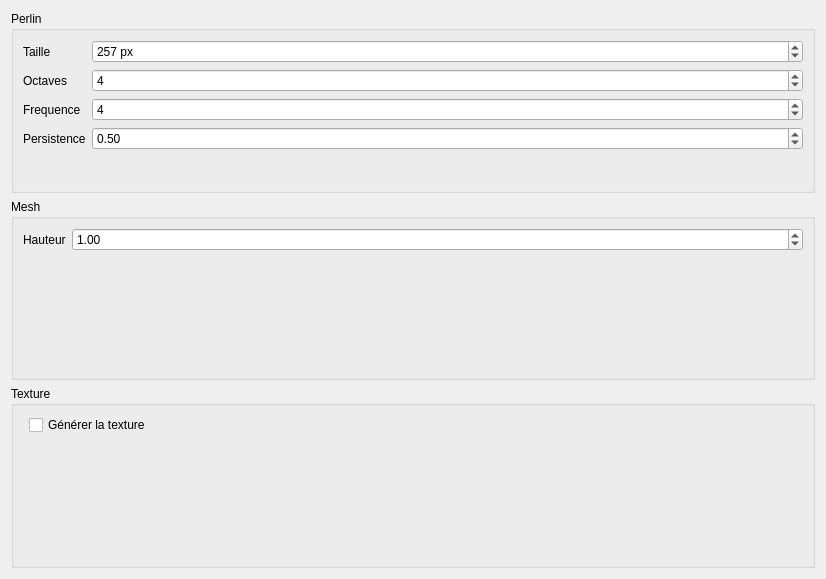
<?xml version="1.0" encoding="UTF-8"?>
<ui version="4.0">
 <class>PanelTerrain</class>
 <widget class="QWidget" name="PanelTerrain">
  <property name="geometry">
   <rect>
    <x>0</x>
    <y>0</y>
    <width>826</width>
    <height>579</height>
   </rect>
  </property>
  <property name="sizePolicy">
   <sizepolicy hsizetype="Preferred" vsizetype="Minimum">
    <horstretch>0</horstretch>
    <verstretch>0</verstretch>
   </sizepolicy>
  </property>
  <property name="windowTitle">
   <string>Form</string>
  </property>
  <layout class="QVBoxLayout" name="verticalLayout">
   <item>
    <widget class="QGroupBox" name="groupBox">
     <property name="title">
      <string>Perlin</string>
     </property>
     <layout class="QFormLayout" name="formLayout_2">
      <item row="0" column="0">
       <widget class="QLabel" name="label">
        <property name="text">
         <string>Taille</string>
        </property>
       </widget>
      </item>
      <item row="0" column="1">
       <widget class="QSpinBox" name="size_field">
        <property name="suffix">
         <string> px</string>
        </property>
        <property name="minimum">
         <number>1</number>
        </property>
        <property name="maximum">
         <number>2049</number>
        </property>
        <property name="value">
         <number>257</number>
        </property>
       </widget>
      </item>
      <item row="1" column="0">
       <widget class="QLabel" name="label_2">
        <property name="text">
         <string>Octaves</string>
        </property>
       </widget>
      </item>
      <item row="1" column="1">
       <widget class="QSpinBox" name="octaves_field">
        <property name="minimum">
         <number>1</number>
        </property>
        <property name="maximum">
         <number>20</number>
        </property>
        <property name="value">
         <number>4</number>
        </property>
       </widget>
      </item>
      <item row="2" column="0">
       <widget class="QLabel" name="label_4">
        <property name="text">
         <string>Frequence</string>
        </property>
       </widget>
      </item>
      <item row="2" column="1">
       <widget class="QSpinBox" name="frequency_field">
        <property name="minimum">
         <number>2</number>
        </property>
        <property name="maximum">
         <number>100</number>
        </property>
        <property name="value">
         <number>4</number>
        </property>
       </widget>
      </item>
      <item row="3" column="0">
       <widget class="QLabel" name="label_3">
        <property name="text">
         <string>Persistence</string>
        </property>
       </widget>
      </item>
      <item row="3" column="1">
       <widget class="QDoubleSpinBox" name="persistence_field">
        <property name="maximum">
         <double>1.000000000000000</double>
        </property>
        <property name="singleStep">
         <double>0.100000000000000</double>
        </property>
        <property name="value">
         <double>0.500000000000000</double>
        </property>
       </widget>
      </item>
     </layout>
    </widget>
   </item>
   <item>
    <widget class="QGroupBox" name="groupBox_2">
     <property name="title">
      <string>Mesh</string>
     </property>
     <layout class="QFormLayout" name="formLayout_3">
      <item row="0" column="0">
       <widget class="QLabel" name="label_5">
        <property name="text">
         <string>Hauteur</string>
        </property>
       </widget>
      </item>
      <item row="0" column="1">
       <widget class="QDoubleSpinBox" name="doubleSpinBox">
        <property name="minimum">
         <double>0.100000000000000</double>
        </property>
        <property name="maximum">
         <double>50.000000000000000</double>
        </property>
        <property name="singleStep">
         <double>0.100000000000000</double>
        </property>
        <property name="value">
         <double>1.000000000000000</double>
        </property>
       </widget>
      </item>
     </layout>
    </widget>
   </item>
   <item>
    <widget class="QGroupBox" name="groupBox_3">
     <property name="title">
      <string>Texture</string>
     </property>
     <layout class="QFormLayout" name="formLayout_4">
      <item row="0" column="1">
       <widget class="QCheckBox" name="checkBox">
        <property name="text">
         <string>Générer la texture</string>
        </property>
       </widget>
      </item>
     </layout>
    </widget>
   </item>
  </layout>
 </widget>
 <resources/>
 <connections/>
</ui>
